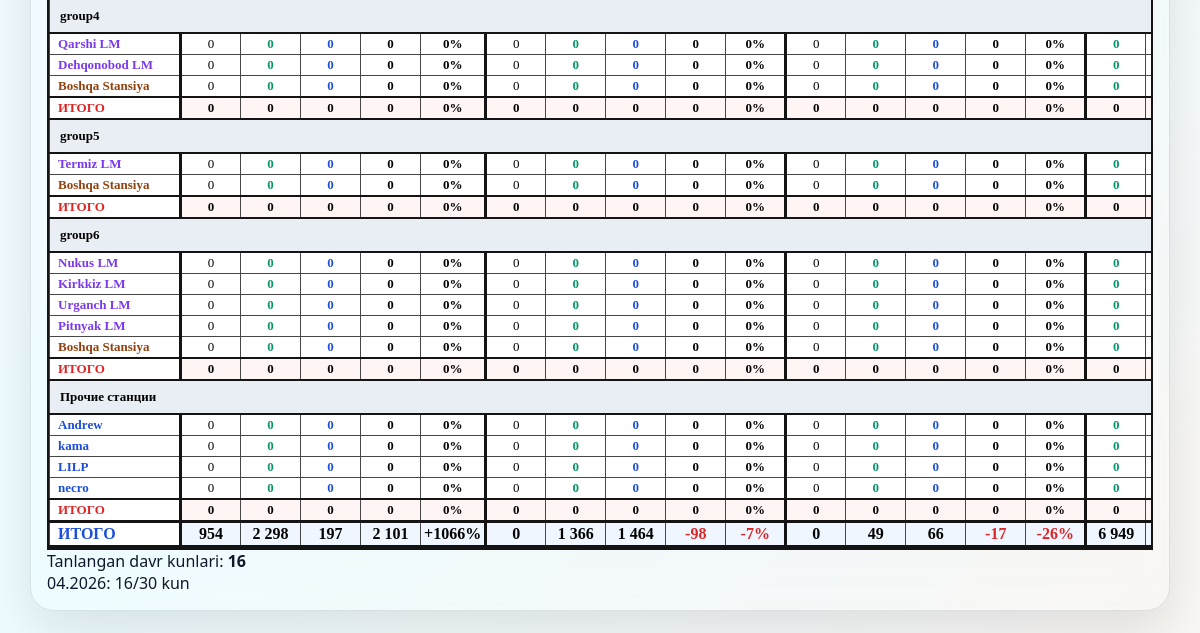
Page /kvartalniy/u/ (signed in, lower part) on the earlier database version.
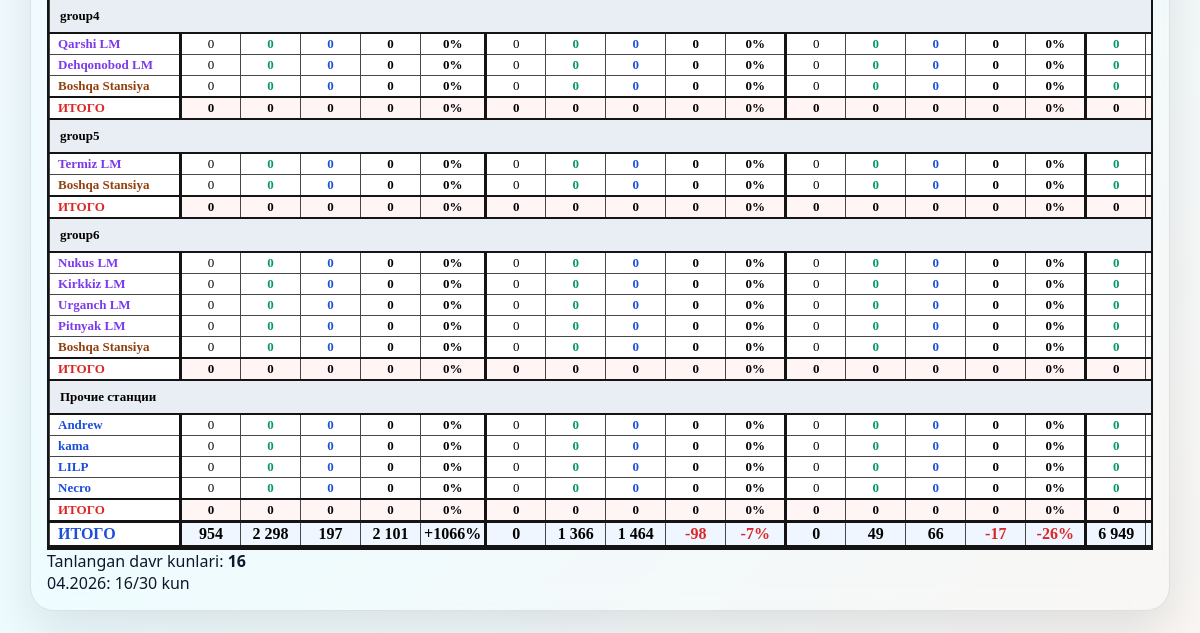
Same page on the later database version.
### accounts/models.py (models this page shows, shortened)
class StationProfile(models.Model):
    user = models.OneToOneField(User, on_delete=models.CASCADE, related_name='station_profile')
    station_name = models.CharField(max_length=255)
    plain_password = models.CharField(max_length=128, blank=True, default="")
    status=models.BooleanField(default=False)
    status_online = models.BooleanField(default=False)  # optional, can keep
    last_seen = models.DateTimeField(null=True, blank=True)

### reports/umumiy.py (the view)
# urls.py: path("kvartalniy/u/", kvartalniy_range, name="kvartalniy_um"),
@transaction.atomic
def kvartalniy_range(request):
    if not request.user.is_superuser:
        return redirect("station_table_1_list")
    if request.method == "POST":
        from_date_str = request.POST.get("from_date")
        to_date_str = request.POST.get("to_date")
    else:
        from_date_str = request.GET.get("from_date")
        to_date_str = request.GET.get("to_date")
    today = timezone.localdate()
    default_from = today.replace(day=1)
    default_to = today
    from_date = _safe_date(from_date_str, default_from)
    to_date = _safe_date(to_date_str, default_to)
    context = _build_kvartalniy_range_context(from_date, to_date)
    return render(request, "kvartalniy_range.html", context)

### reports/kvartalniy.py (called while the page is built)
def _safe_int(value, default=0):
    try:
        if value in (None, "", "None"):
            return default
        if isinstance(value, str):
            value = value.replace(" ", "").replace(",", "")
        return int(float(value))
    except (TypeError, ValueError):
        return default

### reports/umumiy.py (called while the page is built)
def _safe_date(date_str, fallback):
    try:
        return datetime.strptime(date_str, "%Y-%m-%d").date() if date_str else fallback
    except (TypeError, ValueError):
        return fallback

def _month_start(dt: date) -> date:
    return dt.replace(day=1)

def _month_end(dt: date) -> date:
    return dt.replace(day=monthrange(dt.year, dt.month)[1])

def _same_day_last_year(dt: date) -> date:
    try:
        return dt.replace(year=dt.year - 1)
    except ValueError:
        return dt.replace(year=dt.year - 1, day=28)

def _iter_month_starts(from_date: date, to_date: date):
    cur = from_date.replace(day=1)
    last = to_date.replace(day=1)
    while cur <= last:
        yield cur
        if cur.month == 12:
            cur = cur.replace(year=cur.year + 1, month=1, day=1)
        else:
            cur = cur.replace(month=cur.month + 1, day=1)

### templates/kvartalniy_range.html (shortened to what the changed rows need)
{% extends "base.html" %}
{% block content %}
<div class="kv-page">
  <div class="kv-shell">
    <div class="kv-card">
      <form method="post">
        <div class="kv-wrap">
          <div class="kv-scroll">
            <table class="kv-table">
              <tbody>
                {% for group in groups %}
                  <tr class="group-title-row">
                    <td colspan="24">{{ group.title }}</td>
                  </tr>
                  {% for row in group.rows %}
                    <tr>
                      <td class="name-col {% if row.is_other %}blue{% elif row.is_veshoz %}brown{% else %}purple{% endif %}">
                        {{ row.station_name }}
                      </td>
                      <td class="sep-l regular-col">{{ row.pogr_plan }}</td>
                      <td class="green regular-col">{{ row.pogr_this_year }}</td>
                      <td class="blue regular-col">{{ row.pogr_last_year }}</td>
                      <td class="diff-cell regular-col" data-value="{{ row.pogr_diff }}">{{ row.pogr_diff }}</td>
                      <td class="percent-cell percent-col sep-r" data-percent="{{ row.pogr_percent|default:'' }}">{{ row.pogr_percent|default:'' }}</td>
                      <td class="sep-l regular-col">{{ row.vygr_plan }}</td>
                      <td class="green regular-col">{{ row.vygr_this_year }}</td>
                      <td class="blue regular-col">{{ row.vygr_last_year }}</td>
                      <td class="diff-cell regular-col" data-value="{{ row.vygr_diff }}">{{ row.vygr_diff }}</td>
                      <td class="percent-cell percent-col sep-r" data-percent="{{ row.vygr_percent|default:'' }}">{{ row.vygr_percent|default:'' }}</td>
                      <td class="sep-l regular-col">{{ row.pogr_kont_plan }}</td>
                      <td class="green regular-col">{{ row.pogr_kont_this_year }}</td>
                      <td class="blue regular-col">{{ row.pogr_kont_last_year }}</td>
                      <td class="diff-cell regular-col" data-value="{{ row.pogr_kont_diff }}">{{ row.pogr_kont_diff }}</td>
                      <td class="percent-cell percent-col sep-r" data-percent="{{ row.pogr_kont_percent|default:'' }}">{{ row.pogr_kont_percent|default:'' }}</td>
                      <td class="green regular-col">{{ row.vygr_kont_this_year }}</td>
                      <td class="blue regular-col">{{ row.vygr_kont_last_year }}</td>
                    </tr>
                  {% endfor %}
                  <tr class="subtotal">
                    <td class="name-col">{{ group.subtotal.station_name }}</td>
                    <td class="sep-l regular-col">{{ group.subtotal.pogr_plan }}</td>
                    <td class="regular-col">{{ group.subtotal.pogr_this_year }}</td>
                    <td class="regular-col">{{ group.subtotal.pogr_last_year }}</td>
                    <td class="diff-cell regular-col" data-value="{{ group.subtotal.pogr_diff }}">{{ group.subtotal.pogr_diff }}</td>
                    <td class="percent-cell percent-col sep-r" data-percent="{{ group.subtotal.pogr_percent|default:'' }}">{{ group.subtotal.pogr_percent|default:'' }}</td>
                    <td class="sep-l regular-col">{{ group.subtotal.vygr_plan }}</td>
                    <td class="regular-col">{{ group.subtotal.vygr_this_year }}</td>
                    <td class="regular-col">{{ group.subtotal.vygr_last_year }}</td>
                    <td class="diff-cell regular-col" data-value="{{ group.subtotal.vygr_diff }}">{{ group.subtotal.vygr_diff }}</td>
                    <td class="percent-cell percent-col sep-r" data-percent="{{ group.subtotal.vygr_percent|default:'' }}">{{ group.subtotal.vygr_percent|default:'' }}</td>
                    <td class="sep-l regular-col">{{ group.subtotal.pogr_kont_plan }}</td>
                    <td class="regular-col">{{ group.subtotal.pogr_kont_this_year }}</td>
                    <td class="regular-col">{{ group.subtotal.pogr_kont_last_year }}</td>
                    <td class="diff-cell regular-col" data-value="{{ group.subtotal.pogr_kont_diff }}">{{ group.subtotal.pogr_kont_diff }}</td>
                    <td class="percent-cell percent-col sep-r" data-percent="{{ group.subtotal.pogr_kont_percent|default:'' }}">{{ group.subtotal.pogr_kont_percent|default:'' }}</td>
                    <td class="regular-col">{{ group.subtotal.vygr_kont_this_year }}</td>
                    <td class="regular-col">{{ group.subtotal.vygr_kont_last_year }}</td>
                  </tr>
                {% empty %}
                  <tr>
                    <td colspan="24" style="padding:18px; color:var(--kv-muted); text-align:center;">
                      Hech qanday ma’lumot topilmadi.
                    </td>
                  </tr>
                {% endfor %}
              </tbody>
            </table>
          </div>
        </div>
      </form>
    </div>
  </div>
</div>
{% endblock %}

Differences in the rows shown:
changed StationProfile: station_name "necro" → "Necro"
